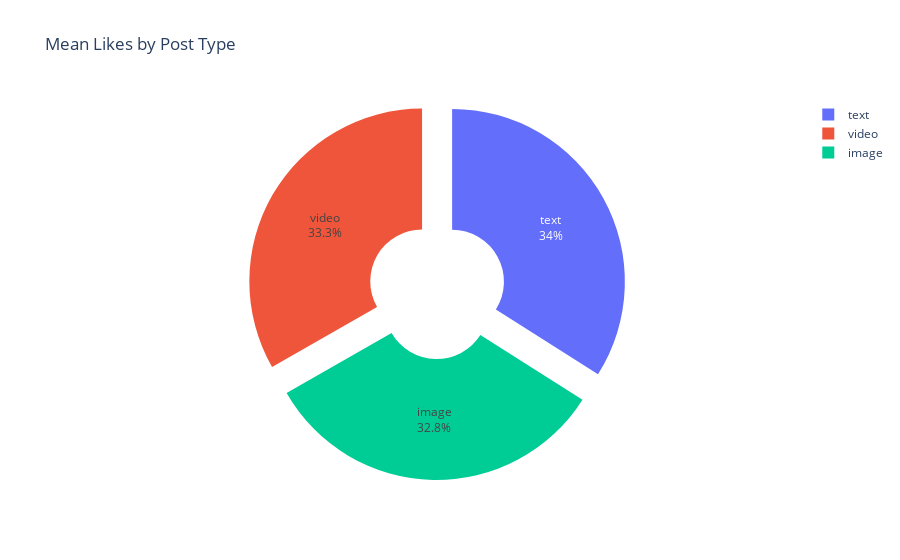
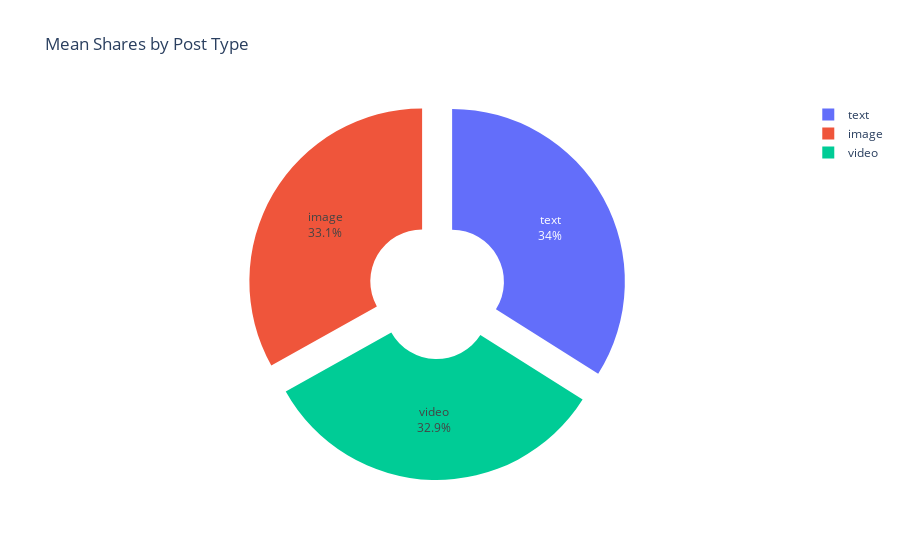
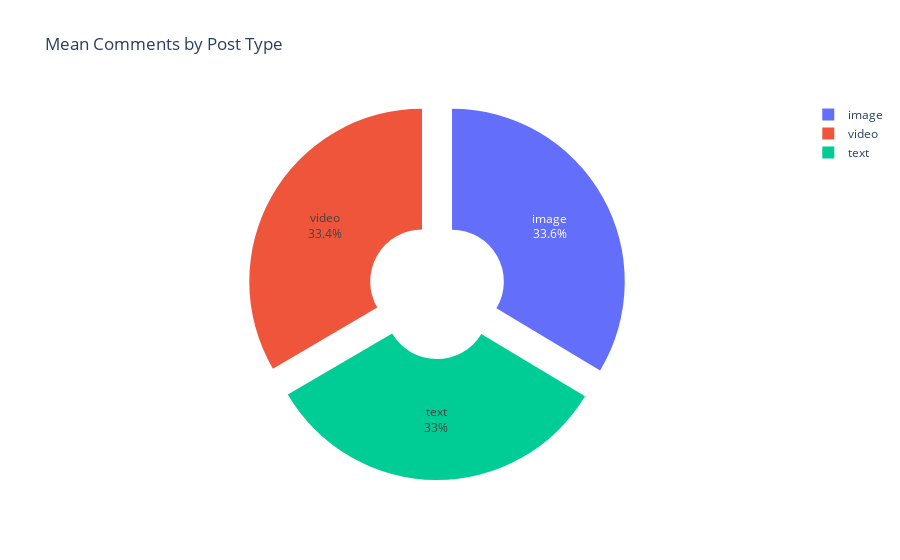
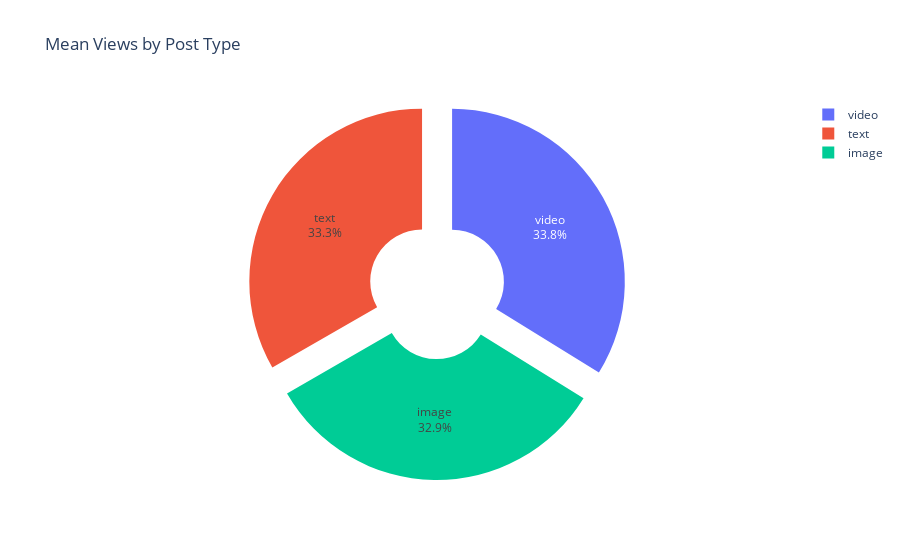

The notebook cell these images were saved under, in order:
### Code cell
# Initialize an empty list to store figures for mean and sum
figs_mean = []
figs_sum = []

# Create separate pie chart for each engagement metric (mean and sum)
for col in columns_to_plot:
    # Group by post_type and calculate mean for the current column
    grouped_data_mean = data.groupby('post_type')[col].mean().reset_index()

    # Plot using Plotly Express for mean
    fig_mean = plx.pie(grouped_data_mean, values=col, names='post_type',
                      title=f'Mean {col.capitalize()} by Post Type',
                      labels={'value': col.capitalize(), 'post_type': 'Post Type'},
                      hover_data=[col])
    
    # Customize the layout for mean
    fig_mean.update_traces(textinfo='percent+label', pull=[0.1, 0.1, 0.1], hole=0.3)
    
    # Add the figure to the list for mean
    figs_mean.append(fig_mean)
    
    # Group by post_type and calculate sum for the current column
    grouped_data_sum = data.groupby('post_type')[col].sum().reset_index()

    # Plot using Plotly Express for sum
    fig_sum = plx.pie(grouped_data_sum, values=col, names='post_type',
                     title=f'Sum {col.capitalize()} by Post Type',
                     labels={'value': col.capitalize(), 'post_type': 'Post Type'},
                     hover_data=[col])
    
    # Customize the layout for sum
    fig_sum.update_traces(textinfo='percent+label', pull=[0.1, 0.1, 0.1], hole=0.3)
    
    # Add the figure to the list for sum
    figs_sum.append(fig_sum)

# Show the figures for mean
for fig in figs_mean:
    fig.show()

# Show the figures for sum
for fig in figs_sum:
    fig.show()

### Figure 1 — Plotly figure (JSON) as saved in the notebook; plotly's stock layout.template omitted (floating-point values rounded to 4 significant figures)
{"data": [{"customdata": [[1263.0], [1311.0], [1283.0]], "domain": {"x": [0, 1], "y": [0, 1]}, "hole": 0.3, "hovertemplate": "Post Type=%{label}<br>likes=%{customdata[0]}<extra></extra>", "labels": ["image", "text", "video"], "legendgroup": "", "name": "", "pull": [0.1, 0.1, 0.1], "showlegend": true, "textinfo": "percent+label", "type": "pie", "values": [1263.0, 1311.0, 1283.0]}], "layout": {"autosize": true, "legend": {"tracegroupgap": 0}, "title": {"text": "Mean Likes by Post Type"}}}

### Figure 2 — Plotly figure (JSON) as saved in the notebook; plotly's stock layout.template omitted (floating-point values rounded to 4 significant figures)
{"data": [{"customdata": [[492.5], [505.2], [489.9]], "domain": {"x": [0, 1], "y": [0, 1]}, "hole": 0.3, "hovertemplate": "Post Type=%{label}<br>shares=%{customdata[0]}<extra></extra>", "labels": ["image", "text", "video"], "legendgroup": "", "name": "", "pull": [0.1, 0.1, 0.1], "showlegend": true, "textinfo": "percent+label", "type": "pie", "values": [492.5, 505.2, 489.9]}], "layout": {"autosize": true, "legend": {"tracegroupgap": 0}, "title": {"text": "Mean Shares by Post Type"}}}

### Figure 3 — Plotly figure (JSON) as saved in the notebook; plotly's stock layout.template omitted (floating-point values rounded to 4 significant figures)
{"data": [{"customdata": [[306.9], [301.2], [305.3]], "domain": {"x": [0, 1], "y": [0, 1]}, "hole": 0.3, "hovertemplate": "Post Type=%{label}<br>comments=%{customdata[0]}<extra></extra>", "labels": ["image", "text", "video"], "legendgroup": "", "name": "", "pull": [0.1, 0.1, 0.1], "showlegend": true, "textinfo": "percent+label", "type": "pie", "values": [306.9, 301.2, 305.3]}], "layout": {"autosize": true, "legend": {"tracegroupgap": 0}, "title": {"text": "Mean Comments by Post Type"}}}

### Figure 4 — Plotly figure (JSON) as saved in the notebook; plotly's stock layout.template omitted (floating-point values rounded to 4 significant figures)
{"data": [{"customdata": [[6873.0], [6967.0], [7076.0]], "domain": {"x": [0, 1], "y": [0, 1]}, "hole": 0.3, "hovertemplate": "Post Type=%{label}<br>views=%{customdata[0]}<extra></extra>", "labels": ["image", "text", "video"], "legendgroup": "", "name": "", "pull": [0.1, 0.1, 0.1], "showlegend": true, "textinfo": "percent+label", "type": "pie", "values": [6873.0, 6967.0, 7076.0]}], "layout": {"autosize": true, "legend": {"tracegroupgap": 0}, "title": {"text": "Mean Views by Post Type"}}}
